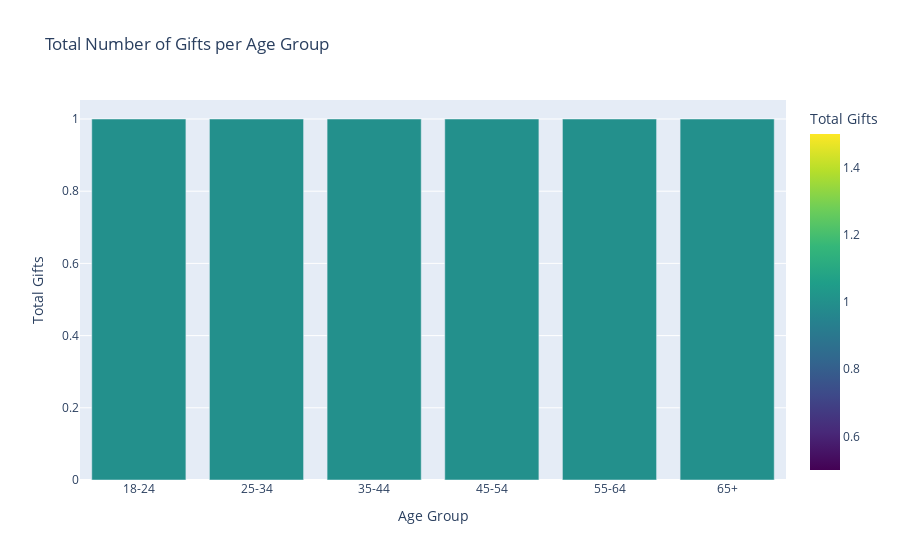
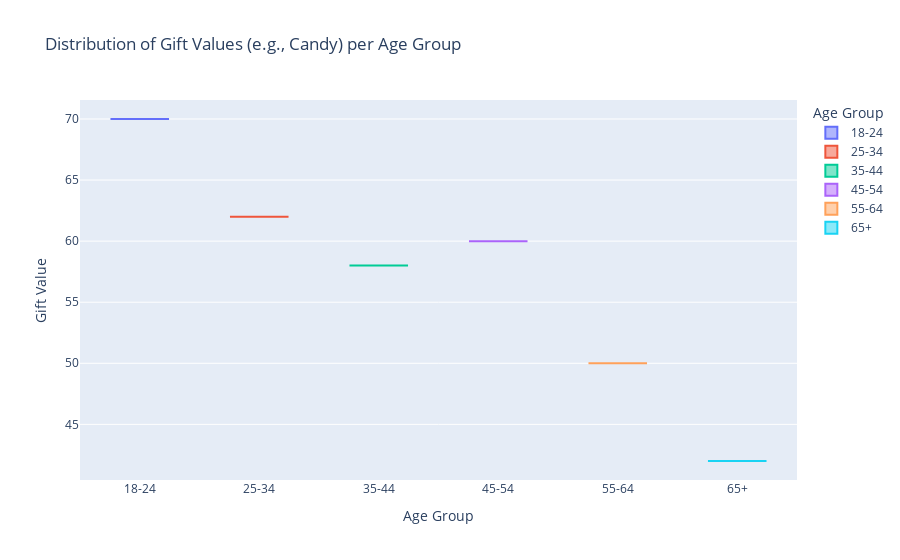

The cell these charts' notebook holds for them, in order:
### Markdown cell above
# Post-Lecture Homework

### Code cell
#QUESTION 6

import pandas as pd
import plotly.express as px

# Load the dataset
df = pd.read_csv("https://raw.githubusercontent.com/rfordatascience/tidytuesday/master/data/2024/2024-02-13/gifts_age.csv")

# Calculate summary statistics
summary_stats = df.describe()
print(summary_stats)

# 1. Bar Plot: Total Gifts per Age Group
age_counts = df.groupby('Age').size().reset_index(name='total_gifts')

bar_fig = px.bar(age_counts, 
                  x='Age', 
                  y='total_gifts', 
                  title='Total Number of Gifts per Age Group',
                  labels={'total_gifts': 'Total Gifts', 'Age': 'Age Group'},
                  color='total_gifts', 
                  color_continuous_scale=px.colors.sequential.Viridis)
bar_fig.update_layout(xaxis_title='Age Group', yaxis_title='Total Gifts')
bar_fig.show()

# 2. Box Plot: Distribution of Gift Values per Age Group
# Assuming 'Candy' is a column representing the value of gifts
box_fig = px.box(df, 
                  x='Age', 
                  y='Candy',  # Change this to any specific gift type
                  title='Distribution of Gift Values (e.g., Candy) per Age Group',
                  labels={'Candy': 'Gift Value', 'Age': 'Age Group'},
                  color='Age')
box_fig.update_layout(xaxis_title='Age Group', yaxis_title='Gift Value')
box_fig.show()

# 3. Histogram: Distribution of Gift Values
# Using a specific column for values (e.g., 'Candy', 'Jewelry', etc.)
hist_fig = px.histogram(df, 
                         x='Candy',  # Change this to any specific gift type
                         title='Distribution of Gift Values (e.g., Candy)',
                         labels={'Candy': 'Gift Value'},
                         nbins=30, 
                         color_discrete_sequence=['blue'])
hist_fig.update_layout(xaxis_title='Gift Value', yaxis_title='Frequency')
hist_fig.show(renderer ="png")

### Figure 1 — Plotly figure (JSON) as saved in the notebook; plotly's stock layout.template omitted (floating-point values rounded to 4 significant figures)
{"data": [{"alignmentgroup": "True", "hovertemplate": "Age Group=%{x}<br>Total Gifts=%{marker.color}<extra></extra>", "legendgroup": "", "marker": {"color": [1, 1, 1, 1, 1, 1], "coloraxis": "coloraxis", "pattern": {"shape": ""}}, "name": "", "offsetgroup": "", "orientation": "v", "showlegend": false, "textposition": "auto", "type": "bar", "x": ["18-24", "25-34", "35-44", "45-54", "55-64", "65+"], "xaxis": "x", "y": [1, 1, 1, 1, 1, 1], "yaxis": "y"}], "layout": {"barmode": "relative", "coloraxis": {"colorbar": {"title": {"text": "Total Gifts"}}, "colorscale": [[0, "#440154"], [0.1111, "#482878"], [0.2222, "#3e4989"], [0.3333, "#31688e"], [0.4444, "#26828e"], [0.5556, "#1f9e89"], [0.6667, "#35b779"], [0.7778, "#6ece58"], [0.8889, "#b5de2b"], [1, "#fde725"]]}, "legend": {"tracegroupgap": 0}, "title": {"text": "Total Number of Gifts per Age Group"}, "xaxis": {"anchor": "y", "domain": [0, 1], "title": {"text": "Age Group"}}, "yaxis": {"anchor": "x", "domain": [0, 1], "title": {"text": "Total Gifts"}}}}

### Figure 2 — Plotly figure (JSON) as saved in the notebook; plotly's stock layout.template omitted (floating-point values rounded to 4 significant figures)
{"data": [{"alignmentgroup": "True", "hovertemplate": "Age Group=%{x}<br>Gift Value=%{y}<extra></extra>", "legendgroup": "18-24", "marker": {"color": "#636efa"}, "name": "18-24", "notched": false, "offsetgroup": "18-24", "orientation": "v", "showlegend": true, "type": "box", "x": ["18-24"], "x0": " ", "xaxis": "x", "y": [70], "y0": " ", "yaxis": "y"}, {"alignmentgroup": "True", "hovertemplate": "Age Group=%{x}<br>Gift Value=%{y}<extra></extra>", "legendgroup": "25-34", "marker": {"color": "#EF553B"}, "name": "25-34", "notched": false, "offsetgroup": "25-34", "orientation": "v", "showlegend": true, "type": "box", "x": ["25-34"], "x0": " ", "xaxis": "x", "y": [62], "y0": " ", "yaxis": "y"}, {"alignmentgroup": "True", "hovertemplate": "Age Group=%{x}<br>Gift Value=%{y}<extra></extra>", "legendgroup": "35-44", "marker": {"color": "#00cc96"}, "name": "35-44", "notched": false, "offsetgroup": "35-44", "orientation": "v", "showlegend": true, "type": "box", "x": ["35-44"], "x0": " ", "xaxis": "x", "y": [58], "y0": " ", "yaxis": "y"}, {"alignmentgroup": "True", "hovertemplate": "Age Group=%{x}<br>Gift Value=%{y}<extra></extra>", "legendgroup": "45-54", "marker": {"color": "#ab63fa"}, "name": "45-54", "notched": false, "offsetgroup": "45-54", "orientation": "v", "showlegend": true, "type": "box", "x": ["45-54"], "x0": " ", "xaxis": "x", "y": [60], "y0": " ", "yaxis": "y"}, {"alignmentgroup": "True", "hovertemplate": "Age Group=%{x}<br>Gift Value=%{y}<extra></extra>", "legendgroup": "55-64", "marker": {"color": "#FFA15A"}, "name": "55-64", "notched": false, "offsetgroup": "55-64", "orientation": "v", "showlegend": true, "type": "box", "x": ["55-64"], "x0": " ", "xaxis": "x", "y": [50], "y0": " ", "yaxis": "y"}, {"alignmentgroup": "True", "hovertemplate": "Age Group=%{x}<br>Gift Value=%{y}<extra></extra>", "legendgroup": "65+", "marker": {"color": "#19d3f3"}, "name": "65+", "notched": false, "offsetgroup": "65+", "orientation": "v", "showlegend": true, "type": "box", "x": ["65+"], "x0": " ", "xaxis": "x", "y": [42], "y0": " ", "yaxis": "y"}], "layout": {"boxmode": "overlay", "legend": {"title": {"text": "Age Group"}, "tracegroupgap": 0}, "title": {"text": "Distribution of Gift Values (e.g., Candy) per Age Group"}, "xaxis": {"anchor": "y", "categoryarray": ["18-24", "25-34", "35-44", "45-54", "55-64", "65+"], "categoryorder": "array", "domain": [0, 1], "title": {"text": "Age Group"}}, "yaxis": {"anchor": "x", "domain": [0, 1], "title": {"text": "Gift Value"}}}}
